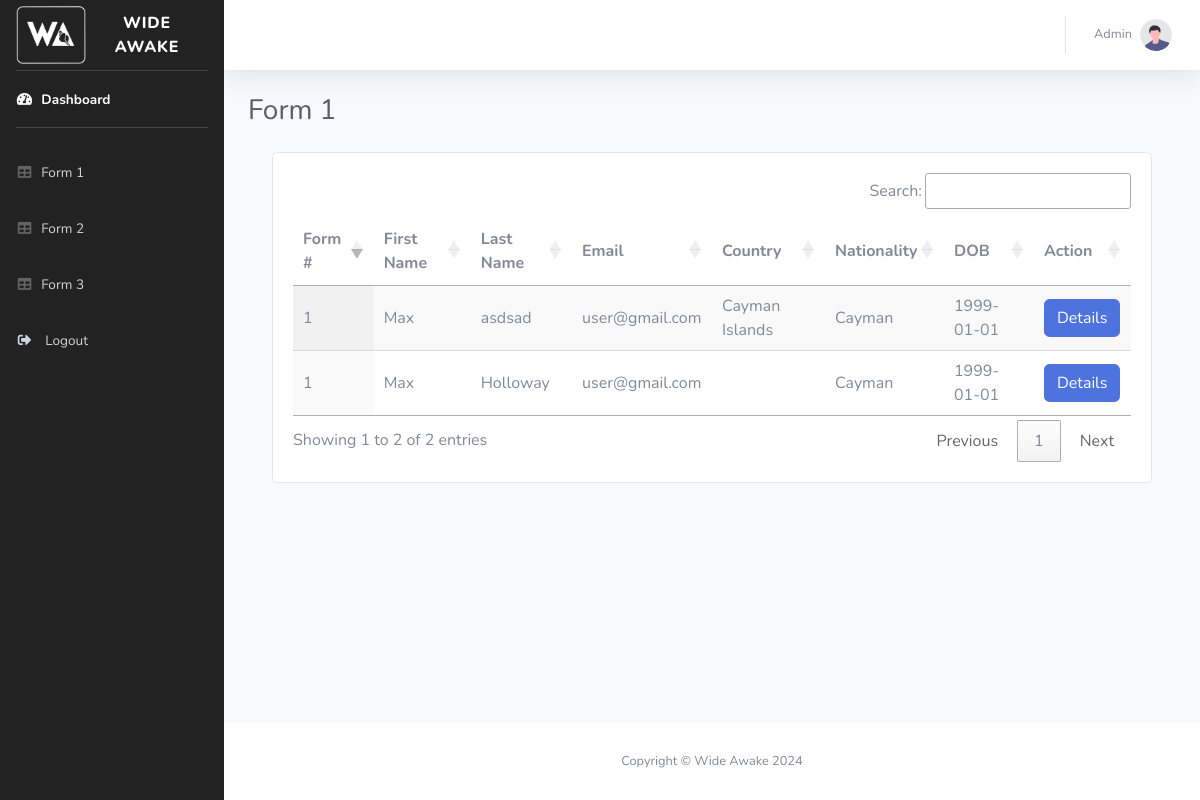
/admin/form1.php (signed in), run on the app's committed database.
### tables this page shows
CREATE TABLE `forms` (
  `id` int(11) NOT NULL,
  `first_name` varchar(255) DEFAULT NULL,
  `last_name` varchar(255) DEFAULT NULL,
  `stage_name` varchar(255) DEFAULT NULL,
  `dob` varchar(255) DEFAULT NULL,
  `country` varchar(255) DEFAULT NULL,
  `nationality` varchar(255) DEFAULT NULL,
  `other_nationality_1` varchar(255) DEFAULT NULL,
  `other_nationality_2` varchar(255) DEFAULT NULL,
  `other_nationality_3` varchar(255) DEFAULT NULL,
  `email` varchar(255) DEFAULT NULL,
  `address` varchar(255) DEFAULT NULL,
  `country_code` varchar(255) DEFAULT NULL,
  `number` varchar(255) DEFAULT NULL,
  `website` varchar(255) DEFAULT NULL,
  `tiktok` varchar(255) DEFAULT NULL,
  `meta` varchar(255) DEFAULT NULL,
  `instagram` varchar(255) DEFAULT NULL,
  `threads` varchar(255) DEFAULT NULL,
  `snapchat` varchar(255) DEFAULT NULL,
  `twitter` varchar(255) DEFAULT NULL,
  `weibo` varchar(255) DEFAULT NULL,
  `soundcloud` varchar(255) DEFAULT NULL,
  `bandcamp` varchar(255) DEFAULT NULL,
  `pinterest` varchar(255) DEFAULT NULL,
  `twitch` varchar(255) DEFAULT NULL,
  `linkedin` varchar(255) DEFAULT NULL,
  `youtube` varchar(255) DEFAULT NULL,
  `vimeo` varchar(255) DEFAULT NULL,
  `question_1` varchar(255) DEFAULT NULL,
  `question_2` varchar(255) DEFAULT NULL,
  `question_3` longtext DEFAULT NULL,
  `question_4` varchar(255) DEFAULT NULL,
  `question_5` varchar(255) DEFAULT NULL,
  `question_6` varchar(255) DEFAULT NULL,
  `are_you` varchar(255) DEFAULT NULL,
  `school` varchar(255) DEFAULT NULL,
  `events` varchar(255) DEFAULT NULL,
  `file_upload` varchar(255) DEFAULT NULL,
  `status` int(2) DEFAULT NULL
);

### admin/form1.php (the view, shortened to what this page needs)
<?php
include('includes/function.php');
if(isset($_SESSION['wide_awake_username']) && isset($_SESSION['wide_awake_admin']))
    {
?>
<?php include('components/header.php');
 ?>
<?php include('components/sidebar.php');
 ?>
        <div id="content-wrapper" class="d-flex flex-column">
            <div id="content">
                <nav class="navbar navbar-expand navbar-light bg-white topbar mb-4 static-top shadow">
                    <ul class="navbar-nav ml-auto">
                        <li class="nav-item dropdown no-arrow">
                            <a class="nav-link dropdown-toggle" href="#" id="userDropdown" role="button"
                                data-toggle="dropdown" aria-haspopup="true" aria-expanded="false">
                                <span class="mr-2 d-none d-lg-inline text-gray-600 small">Admin</span>
                                <img class="img-profile rounded-circle"
                                    src="img/undraw_profile.svg">
                            </a>
                        </li>
                    </ul>
                </nav>
                <div class="container-fluid">
                    <div class="d-sm-flex align-items-center justify-content-between mb-4">
                        <h1 class="h3 mb-0 text-gray-800">Form 1</h1>
                    </div>
                    <div class="container">
                        <div class="card">
                            <div class="card-body">
        <table id="formData" class="display" style="width:100%">
        <thead>
                <tr>
                    <th>Form #</th>
                    <th>First Name</th>
                    <th>Last Name</th>
                    <th>Email</th>
                    <th>Country</th>
                    <th>Nationality</th>
                    <th>DOB</th>
                    <th>Action</th>
                </tr>
            </thead>
            <tbody>
                <?php
                $query="select * from forms where status='1'  order by id desc;";
                    $rec=mysqli_query($conn,$query);
                    while($row=mysqli_fetch_array($rec)){
                ?>
<tr>
                    <td><?php echo $row['status']; ?></td>
                    <td><?php echo $row['first_name']; ?></td>
                    <td><?php echo $row['last_name']; ?></td>
                    <td><?php echo $row['email']; ?></td>
                    <td><?php echo $row['country']; ?></td>
                    <td><?php echo $row['nationality']; ?></td>
                    <td><?php echo $row['dob']; ?></td>
                    <td><a href="details.php?id=<?php echo $row['id']; ?>" class="btn btn-primary">Details</a></td>
                </tr>
                <?php
                }
                ?>
            </tbody>
        </table>
         </div>
                        </div>
    </div>
                </div>
            </div>
            <?php include('components/footer.php');
 ?>
        </div>
    </div>
</body>
</html>
<?php
}
    else
    {
        header('location:login.php');
    }
?>

### data on the page
forms: status "1", first_name "Max", last_name "asdsad", email "user@gmail.com", country "Cayman Islands", nationality "Cayman", dob "1999-01-01"
forms: status "1", first_name "Max", last_name "Holloway", email "user@gmail.com", nationality "Cayman", dob "1999-01-01"
